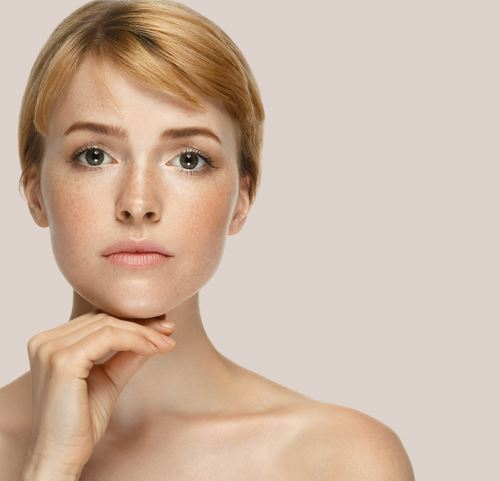
#> input picture visage.jpeg, 500 x 481 px
$ python contour.py   (older library calls are emulated)
#> lines starting #> are read from the running program, lines starting #| are printed output that depends on the picture; after the words box and inside, x2 and y2 are one past the last pixel; in counts of white or black regions, pixels touching at a corner belong together
import cv2 as cv
import numpy as np

# [5 lines of commented-out code are left out]

im = cv.imread('visage.jpeg')
#> im is the input picture: shape (481, 500, 3); mean B, G, R 164.8, 181.6, 205.4
imgray = cv.cvtColor(im, cv.COLOR_BGR2GRAY)
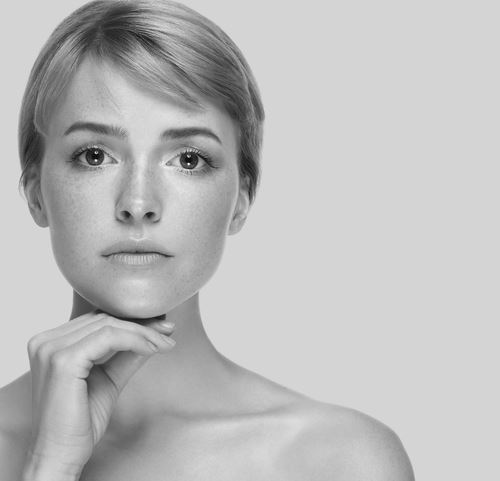
#> imgray: shape (481, 500); min 1, max 250, mean 187
ret, thresh = cv.threshold(imgray, 127, 255, 0)
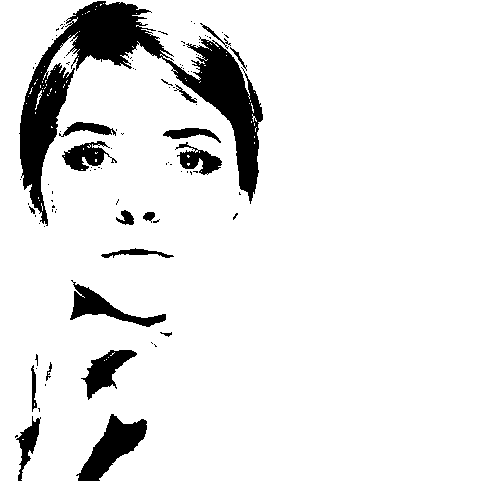
#> thresh: shape (481, 500); 90.6% white; 97 black regions (78 under 20 px)
contours, hierarchy = cv.findContours(thresh, cv.RETR_TREE, cv.CHAIN_APPROX_NONE)
#> contours = 264 contours, 240 with area under 20; largest, box (x1, y1, x2, y2) and area: (0, 0, 500, 481) 236691, (18, 0, 264, 227) 14792, (69, 281, 167, 328) 1442, (80, 349, 138, 401) 1246, (61, 140, 111, 172) 921
#cnt = contours[4]
cv.drawContours(im, contours, -1, (0,0,0), 3)
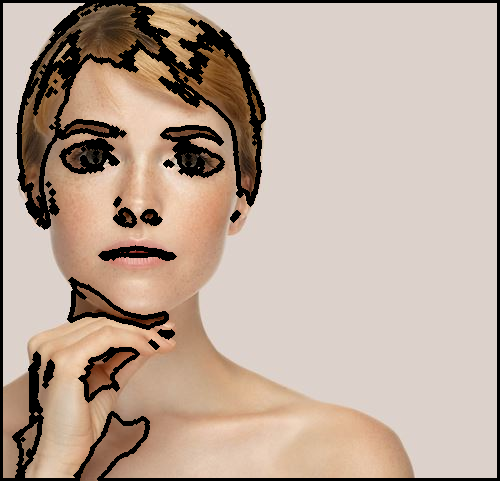
#> im: shape (481, 500, 3); 10.48% of pixels changed, all inside (x1, y1, x2, y2) = (0, 0, 500, 481)
#cv.drawContours(im, contours, -1, (0,255,0), 3)

cv.imshow("img", thresh)
cv.waitKey(0)
cv.destroyAllWindows()
